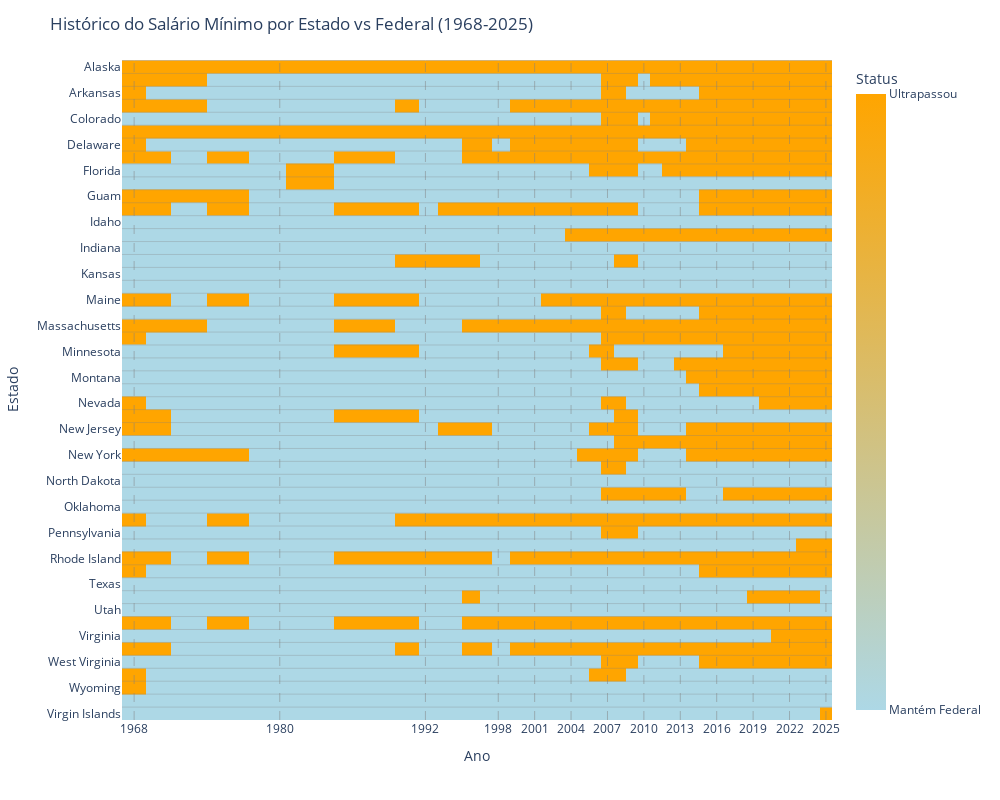

Notebook code cell kept with this figure:
### Code cell
import pandas as pd
import plotly.express as px
import plotly.graph_objects as go

# Preparar os dados como antes
df_2025 = df_final_pivotado[df_final_pivotado['Ano'] <= 2025]
estados = [col for col in df_2025.columns if col not in ['Ano', 'Federal (FLSA)']]

heatmap_df = df_2025.copy()
for estado in estados:
    heatmap_df[estado] = heatmap_df.apply(
        lambda row: 1 if row[estado] > row['Federal (FLSA)'] else 0,
        axis=1
    )

z = heatmap_df[estados].T.values

# Criar heatmap
fig = px.imshow(
    z,
    labels=dict(x="Ano", y="Estado", color="Status"),
    x=heatmap_df['Ano'],
    y=estados,
    color_continuous_scale=['lightblue', 'orange'],
    aspect="auto"
)

# Legenda discreta
fig.update_coloraxes(
    colorbar_tickvals=[0, 1],
    colorbar_ticktext=['Mantém Federal', 'Ultrapassou']
)

# Adicionar linhas verticais a cada década
anos = heatmap_df['Ano'].tolist()
decadas = [ano for ano in anos if ano % 3 == 0]
for dec in decadas:
    fig.add_vline(
        x=dec,
        line_width=1,
        line_dash="dash",
        line_color="grey",
        opacity=0.5
    )

# Ajustar ticks do eixo x (anos)
fig.update_xaxes(
    tickvals=decadas,
    ticktext=[str(int(ano)) for ano in decadas]
)

fig.update_layout(
    title="Histórico do Salário Mínimo por Estado vs Federal (1968-2025)",
    xaxis_title="Ano",
    yaxis_title="Estado",
    height=800,
    width=1000
)
fig.update_yaxes(showgrid=True, gridwidth=1, gridcolor="lightgrey")
# Adicionar linhas horizontais entre estados
for i in range(len(estados)):
    fig.add_hline(
        y=i-0.5,  # posição entre as linhas
        line_width=1,
        line_color="grey",
        opacity=0.3
    )


fig.show()

### Figure 1 — Plotly figure (JSON) as saved in the notebook; plotly's stock layout.template omitted (floating-point values rounded to 4 significant figures; data arrays with more than 128 entries replaced by an {"elided": "..."} marker saying what was removed)
{"data": [{"coloraxis": "coloraxis", "hovertemplate": "Ano: %{x}<br>Estado: %{y}<br>Status: %{z}<extra></extra>", "name": "0", "type": "heatmap", "x": [1968.0, 1970.0, 1972.0, 1976.0, 1979.0, 1980.0, 1981.0, 1988.0, 1991.0, 1992.0, 1994.0, 1996.0, 1997.0, 1998.0, 2000.0, 2001.0, 2002.0, 2003.0, 2004.0, 2005.0, 2006.0, 2007.0, 2008.0, 2009.0, 2010.0, 2011.0, 2012.0, 2013.0, 2014.0, 2015.0, 2016.0, 2017.0, 2018.0, 2019.0, 2020.0, 2021.0, 2022.0, 2023.0, 2024.0, 2025.0], "xaxis": "x", "y": ["Alaska", "Arizona", "Arkansas", "California", "Colorado", "Connecticut", "Delaware", "District of Columbia", "Florida", "Georgia", "Guam", "Hawaii", "Idaho", "Illinois", "Indiana", "Iowa", "Kansas", "Kentucky", "Maine", "Maryland", "Massachusetts", "Michigan", "Minnesota", "Missouri", "Montana", "Nebraska", "Nevada", "New Hampshire", "New Jersey", "New Mexico", "New York", "North Carolina", "North Dakota", "Ohio", "Oklahoma", "Oregon", "Pennsylvania", "Puerto Rico", "Rhode Island", "South Dakota", "Texas", "U.S. Virgin Islands", "Utah", "Vermont", "Virginia", "Washington", "West Virginia", "Wisconsin", "Wyoming", "Northern Mariana Islands", "Virgin Islands"], "yaxis": "y", "z": {"elided": "51x40 int values"}}], "layout": {"coloraxis": {"colorbar": {"ticktext": ["Mantém Federal", "Ultrapassou"], "tickvals": [0, 1], "title": {"text": "Status"}}, "colorscale": [[0, "lightblue"], [1, "orange"]]}, "height": 800, "margin": {"t": 60}, "shapes": [{"line": {"color": "grey", "dash": "dash", "width": 1}, "opacity": 0.5, "type": "line", "x0": 1968, "x1": 1968, "xref": "x", "y0": 0, "y1": 1, "yref": "y domain"}, {"line": {"color": "grey", "dash": "dash", "width": 1}, "opacity": 0.5, "type": "line", "x0": 1980, "x1": 1980, "xref": "x", "y0": 0, "y1": 1, "yref": "y domain"}, {"line": {"color": "grey", "dash": "dash", "width": 1}, "opacity": 0.5, "type": "line", "x0": 1992, "x1": 1992, "xref": "x", "y0": 0, "y1": 1, "yref": "y domain"}, {"line": {"color": "grey", "dash": "dash", "width": 1}, "opacity": 0.5, "type": "line", "x0": 1998, "x1": 1998, "xref": "x", "y0": 0, "y1": 1, "yref": "y domain"}, {"line": {"color": "grey", "dash": "dash", "width": 1}, "opacity": 0.5, "type": "line", "x0": 2001, "x1": 2001, "xref": "x", "y0": 0, "y1": 1, "yref": "y domain"}, {"line": {"color": "grey", "dash": "dash", "width": 1}, "opacity": 0.5, "type": "line", "x0": 2004, "x1": 2004, "xref": "x", "y0": 0, "y1": 1, "yref": "y domain"}, {"line": {"color": "grey", "dash": "dash", "width": 1}, "opacity": 0.5, "type": "line", "x0": 2007, "x1": 2007, "xref": "x", "y0": 0, "y1": 1, "yref": "y domain"}, {"line": {"color": "grey", "dash": "dash", "width": 1}, "opacity": 0.5, "type": "line", "x0": 2010, "x1": 2010, "xref": "x", "y0": 0, "y1": 1, "yref": "y domain"}, {"line": {"color": "grey", "dash": "dash", "width": 1}, "opacity": 0.5, "type": "line", "x0": 2013, "x1": 2013, "xref": "x", "y0": 0, "y1": 1, "yref": "y domain"}, {"line": {"color": "grey", "dash": "dash", "width": 1}, "opacity": 0.5, "type": "line", "x0": 2016, "x1": 2016, "xref": "x", "y0": 0, "y1": 1, "yref": "y domain"}, {"line": {"color": "grey", "dash": "dash", "width": 1}, "opacity": 0.5, "type": "line", "x0": 2019, "x1": 2019, "xref": "x", "y0": 0, "y1": 1, "yref": "y domain"}, {"line": {"color": "grey", "dash": "dash", "width": 1}, "opacity": 0.5, "type": "line", "x0": 2022, "x1": 2022, "xref": "x", "y0": 0, "y1": 1, "yref": "y domain"}, {"line": {"color": "grey", "dash": "dash", "width": 1}, "opacity": 0.5, "type": "line", "x0": 2025, "x1": 2025, "xref": "x", "y0": 0, "y1": 1, "yref": "y domain"}, {"line": {"color": "grey", "width": 1}, "opacity": 0.3, "type": "line", "x0": 0, "x1": 1, "xref": "x domain", "y0": -0.5, "y1": -0.5, "yref": "y"}, {"line": {"color": "grey", "width": 1}, "opacity": 0.3, "type": "line", "x0": 0, "x1": 1, "xref": "x domain", "y0": 0.5, "y1": 0.5, "yref": "y"}, {"line": {"color": "grey", "width": 1}, "opacity": 0.3, "type": "line", "x0": 0, "x1": 1, "xref": "x domain", "y0": 1.5, "y1": 1.5, "yref": "y"}, {"line": {"color": "grey", "width": 1}, "opacity": 0.3, "type": "line", "x0": 0, "x1": 1, "xref": "x domain", "y0": 2.5, "y1": 2.5, "yref": "y"}, {"line": {"color": "grey", "width": 1}, "opacity": 0.3, "type": "line", "x0": 0, "x1": 1, "xref": "x domain", "y0": 3.5, "y1": 3.5, "yref": "y"}, {"line": {"color": "grey", "width": 1}, "opacity": 0.3, "type": "line", "x0": 0, "x1": 1, "xref": "x domain", "y0": 4.5, "y1": 4.5, "yref": "y"}, {"line": {"color": "grey", "width": 1}, "opacity": 0.3, "type": "line", "x0": 0, "x1": 1, "xref": "x domain", "y0": 5.5, "y1": 5.5, "yref": "y"}, {"line": {"color": "grey", "width": 1}, "opacity": 0.3, "type": "line", "x0": 0, "x1": 1, "xref": "x domain", "y0": 6.5, "y1": 6.5, "yref": "y"}, {"line": {"color": "grey", "width": 1}, "opacity": 0.3, "type": "line", "x0": 0, "x1": 1, "xref": "x domain", "y0": 7.5, "y1": 7.5, "yref": "y"}, {"line": {"color": "grey", "width": 1}, "opacity": 0.3, "type": "line", "x0": 0, "x1": 1, "xref": "x domain", "y0": 8.5, "y1": 8.5, "yref": "y"}, {"line": {"color": "grey", "width": 1}, "opacity": 0.3, "type": "line", "x0": 0, "x1": 1, "xref": "x domain", "y0": 9.5, "y1": 9.5, "yref": "y"}, {"line": {"color": "grey", "width": 1}, "opacity": 0.3, "type": "line", "x0": 0, "x1": 1, "xref": "x domain", "y0": 10.5, "y1": 10.5, "yref": "y"}, {"line": {"color": "grey", "width": 1}, "opacity": 0.3, "type": "line", "x0": 0, "x1": 1, "xref": "x domain", "y0": 11.5, "y1": 11.5, "yref": "y"}, {"line": {"color": "grey", "width": 1}, "opacity": 0.3, "type": "line", "x0": 0, "x1": 1, "xref": "x domain", "y0": 12.5, "y1": 12.5, "yref": "y"}, {"line": {"color": "grey", "width": 1}, "opacity": 0.3, "type": "line", "x0": 0, "x1": 1, "xref": "x domain", "y0": 13.5, "y1": 13.5, "yref": "y"}, {"line": {"color": "grey", "width": 1}, "opacity": 0.3, "type": "line", "x0": 0, "x1": 1, "xref": "x domain", "y0": 14.5, "y1": 14.5, "yref": "y"}, {"line": {"color": "grey", "width": 1}, "opacity": 0.3, "type": "line", "x0": 0, "x1": 1, "xref": "x domain", "y0": 15.5, "y1": 15.5, "yref": "y"}, {"line": {"color": "grey", "width": 1}, "opacity": 0.3, "type": "line", "x0": 0, "x1": 1, "xref": "x domain", "y0": 16.5, "y1": 16.5, "yref": "y"}, {"line": {"color": "grey", "width": 1}, "opacity": 0.3, "type": "line", "x0": 0, "x1": 1, "xref": "x domain", "y0": 17.5, "y1": 17.5, "yref": "y"}, {"line": {"color": "grey", "width": 1}, "opacity": 0.3, "type": "line", "x0": 0, "x1": 1, "xref": "x domain", "y0": 18.5, "y1": 18.5, "yref": "y"}, {"line": {"color": "grey", "width": 1}, "opacity": 0.3, "type": "line", "x0": 0, "x1": 1, "xref": "x domain", "y0": 19.5, "y1": 19.5, "yref": "y"}, {"line": {"color": "grey", "width": 1}, "opacity": 0.3, "type": "line", "x0": 0, "x1": 1, "xref": "x domain", "y0": 20.5, "y1": 20.5, "yref": "y"}, {"line": {"color": "grey", "width": 1}, "opacity": 0.3, "type": "line", "x0": 0, "x1": 1, "xref": "x domain", "y0": 21.5, "y1": 21.5, "yref": "y"}, {"line": {"color": "grey", "width": 1}, "opacity": 0.3, "type": "line", "x0": 0, "x1": 1, "xref": "x domain", "y0": 22.5, "y1": 22.5, "yref": "y"}, {"line": {"color": "grey", "width": 1}, "opacity": 0.3, "type": "line", "x0": 0, "x1": 1, "xref": "x domain", "y0": 23.5, "y1": 23.5, "yref": "y"}, {"line": {"color": "grey", "width": 1}, "opacity": 0.3, "type": "line", "x0": 0, "x1": 1, "xref": "x domain", "y0": 24.5, "y1": 24.5, "yref": "y"}, {"line": {"color": "grey", "width": 1}, "opacity": 0.3, "type": "line", "x0": 0, "x1": 1, "xref": "x domain", "y0": 25.5, "y1": 25.5, "yref": "y"}, {"line": {"color": "grey", "width": 1}, "opacity": 0.3, "type": "line", "x0": 0, "x1": 1, "xref": "x domain", "y0": 26.5, "y1": 26.5, "yref": "y"}, {"line": {"color": "grey", "width": 1}, "opacity": 0.3, "type": "line", "x0": 0, "x1": 1, "xref": "x domain", "y0": 27.5, "y1": 27.5, "yref": "y"}, {"line": {"color": "grey", "width": 1}, "opacity": 0.3, "type": "line", "x0": 0, "x1": 1, "xref": "x domain", "y0": 28.5, "y1": 28.5, "yref": "y"}, {"line": {"color": "grey", "width": 1}, "opacity": 0.3, "type": "line", "x0": 0, "x1": 1, "xref": "x domain", "y0": 29.5, "y1": 29.5, "yref": "y"}, {"line": {"color": "grey", "width": 1}, "opacity": 0.3, "type": "line", "x0": 0, "x1": 1, "xref": "x domain", "y0": 30.5, "y1": 30.5, "yref": "y"}, {"line": {"color": "grey", "width": 1}, "opacity": 0.3, "type": "line", "x0": 0, "x1": 1, "xref": "x domain", "y0": 31.5, "y1": 31.5, "yref": "y"}, {"line": {"color": "grey", "width": 1}, "opacity": 0.3, "type": "line", "x0": 0, "x1": 1, "xref": "x domain", "y0": 32.5, "y1": 32.5, "yref": "y"}, {"line": {"color": "grey", "width": 1}, "opacity": 0.3, "type": "line", "x0": 0, "x1": 1, "xref": "x domain", "y0": 33.5, "y1": 33.5, "yref": "y"}, {"line": {"color": "grey", "width": 1}, "opacity": 0.3, "type": "line", "x0": 0, "x1": 1, "xref": "x domain", "y0": 34.5, "y1": 34.5, "yref": "y"}, {"line": {"color": "grey", "width": 1}, "opacity": 0.3, "type": "line", "x0": 0, "x1": 1, "xref": "x domain", "y0": 35.5, "y1": 35.5, "yref": "y"}, {"line": {"color": "grey", "width": 1}, "opacity": 0.3, "type": "line", "x0": 0, "x1": 1, "xref": "x domain", "y0": 36.5, "y1": 36.5, "yref": "y"}, {"line": {"color": "grey", "width": 1}, "opacity": 0.3, "type": "line", "x0": 0, "x1": 1, "xref": "x domain", "y0": 37.5, "y1": 37.5, "yref": "y"}, {"line": {"color": "grey", "width": 1}, "opacity": 0.3, "type": "line", "x0": 0, "x1": 1, "xref": "x domain", "y0": 38.5, "y1": 38.5, "yref": "y"}, {"line": {"color": "grey", "width": 1}, "opacity": 0.3, "type": "line", "x0": 0, "x1": 1, "xref": "x domain", "y0": 39.5, "y1": 39.5, "yref": "y"}, {"line": {"color": "grey", "width": 1}, "opacity": 0.3, "type": "line", "x0": 0, "x1": 1, "xref": "x domain", "y0": 40.5, "y1": 40.5, "yref": "y"}, {"line": {"color": "grey", "width": 1}, "opacity": 0.3, "type": "line", "x0": 0, "x1": 1, "xref": "x domain", "y0": 41.5, "y1": 41.5, "yref": "y"}, {"line": {"color": "grey", "width": 1}, "opacity": 0.3, "type": "line", "x0": 0, "x1": 1, "xref": "x domain", "y0": 42.5, "y1": 42.5, "yref": "y"}, {"line": {"color": "grey", "width": 1}, "opacity": 0.3, "type": "line", "x0": 0, "x1": 1, "xref": "x domain", "y0": 43.5, "y1": 43.5, "yref": "y"}, {"line": {"color": "grey", "width": 1}, "opacity": 0.3, "type": "line", "x0": 0, "x1": 1, "xref": "x domain", "y0": 44.5, "y1": 44.5, "yref": "y"}, {"line": {"color": "grey", "width": 1}, "opacity": 0.3, "type": "line", "x0": 0, "x1": 1, "xref": "x domain", "y0": 45.5, "y1": 45.5, "yref": "y"}, {"line": {"color": "grey", "width": 1}, "opacity": 0.3, "type": "line", "x0": 0, "x1": 1, "xref": "x domain", "y0": 46.5, "y1": 46.5, "yref": "y"}, {"line": {"color": "grey", "width": 1}, "opacity": 0.3, "type": "line", "x0": 0, "x1": 1, "xref": "x domain", "y0": 47.5, "y1": 47.5, "yref": "y"}, {"line": {"color": "grey", "width": 1}, "opacity": 0.3, "type": "line", "x0": 0, "x1": 1, "xref": "x domain", "y0": 48.5, "y1": 48.5, "yref": "y"}, {"line": {"color": "grey", "width": 1}, "opacity": 0.3, "type": "line", "x0": 0, "x1": 1, "xref": "x domain", "y0": 49.5, "y1": 49.5, "yref": "y"}], "title": {"text": "Histórico do Salário Mínimo por Estado vs Federal (1968-2025)"}, "width": 1000, "xaxis": {"anchor": "y", "domain": [0, 1], "ticktext": ["1968", "1980", "1992", "1998", "2001", "2004", "2007", "2010", "2013", "2016", "2019", "2022", "2025"], "tickvals": [1968, 1980, 1992, 1998, 2001, 2004, 2007, 2010, 2013, 2016, 2019, 2022, 2025], "title": {"text": "Ano"}}, "yaxis": {"anchor": "x", "autorange": "reversed", "domain": [0, 1], "gridcolor": "lightgrey", "gridwidth": 1, "showgrid": true, "title": {"text": "Estado"}}}}
